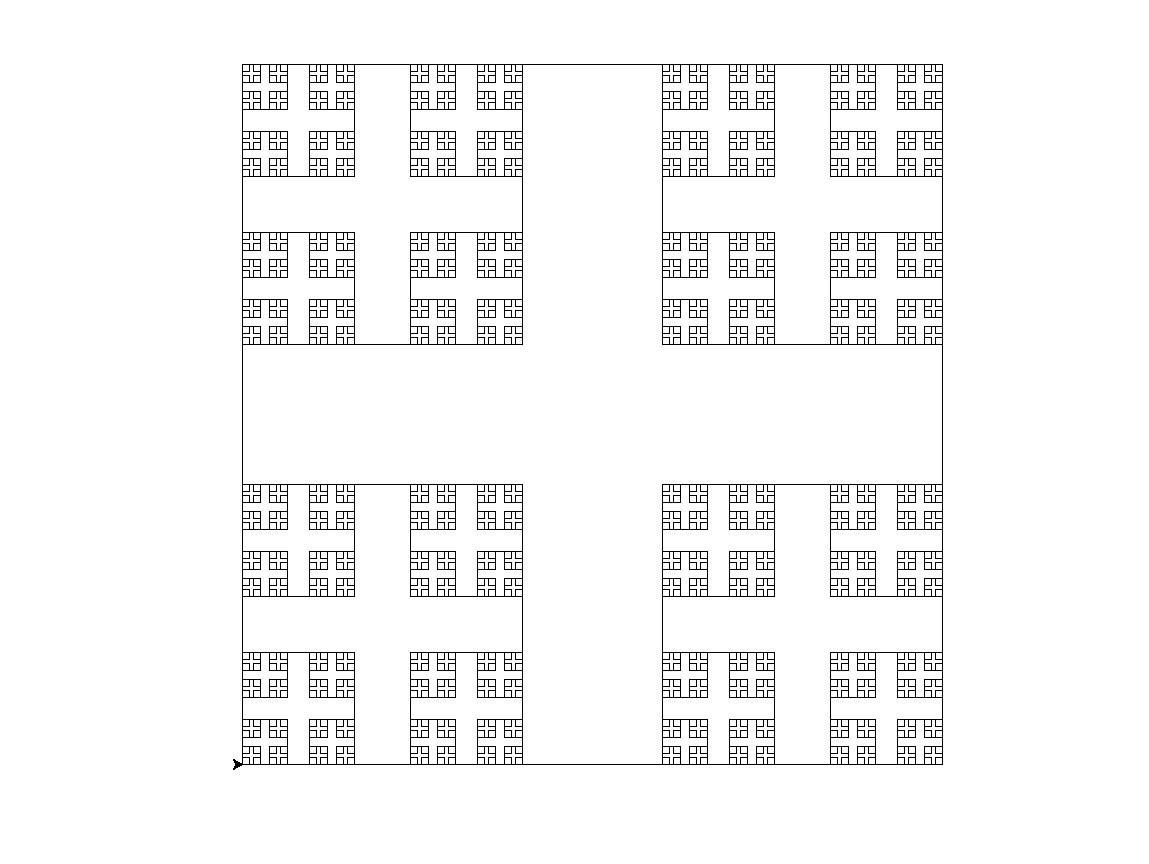

Reproduce this figure in Python.
import turtle

obj = turtle.Turtle()
obj.speed(100)
obj.backward(300)
obj.left(90)
obj.backward(300)
obj.right(90)
obj.clear()

def draw(l):
    if(l<3):
        return
    else:
        obj.forward(l)
        obj.left(90)
        draw(l / 2.5)
        obj.forward(l)
        obj.left(90)
        draw(l / 2.5)
        obj.forward(l)
        obj.left(90)
        draw(l / 2.5)
        obj.forward(l)
        obj.left(90)
        draw(l / 2.5)

draw(700)
input()
